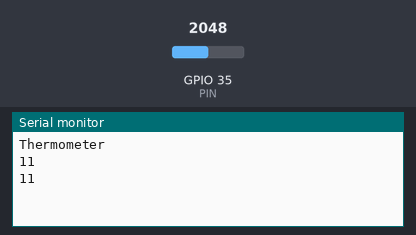
This sketch was run on a simulated ESP32. Parts: the last lines printed to the serial monitor. Inputs (shaded band) come from the test bench; at power-on: GPIO 35 (PIN) = 2048.

Above: at 2.8 s.
2.9 s: GPIO 35 (PIN) set to 2866
At 4.5 s:
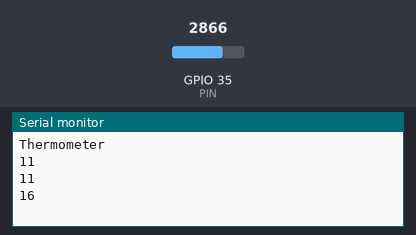
5.6 s: GPIO 35 (PIN) set to 3603
At 7.2 s:
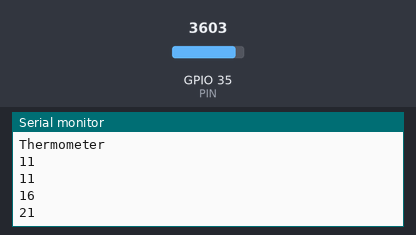
Timing chart, 0 to 8.7 s (numbered marks = the images above; inputs shaded):
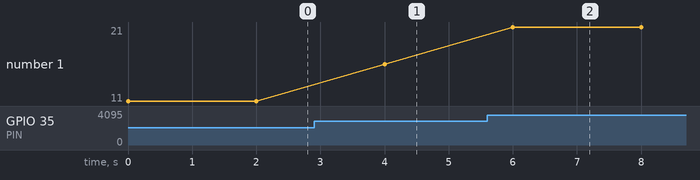

Measured:
- after the input at 2.9 s, the serial monitor: prints a new line after 1.1 s (image 1)
- after the input at 5.6 s, the serial monitor: prints a new line after 0.40 s (image 2)
- plotted number 1: 11 → 16 after the input at 2.9 s, 16 → 21 after the input at 5.6 s

The sketch:

temperature.ino
```cpp
#define PIN 35

void setup()
{
  Serial.begin(9600);
  Serial.println("Thermometer");
}

void loop()
{
  int temp = analogRead(PIN);
  temp = temp * 4.88;
  temp = temp / 10 - 50;
  temp = temp / 81.1667;
  Serial.println(temp);
  delay(2000);
}
```
